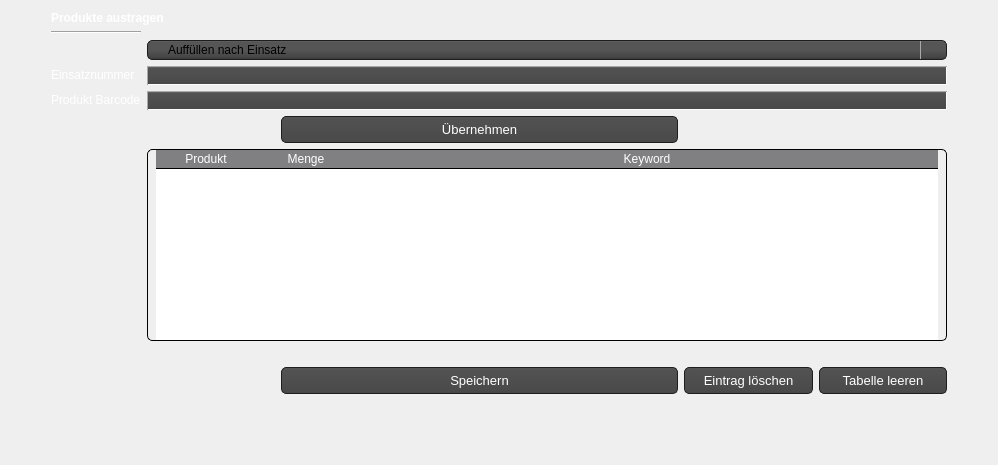
      <widget class="QWidget" name="tab_3">
       <attribute name="title">
        <string>Lagerverwaltung</string>
       </attribute>
       <layout class="QGridLayout" name="gridLayout_13">
        <item row="1" column="0">
         <spacer name="verticalSpacer_3">
          <property name="orientation">
           <enum>Qt::Vertical</enum>
          </property>
          <property name="sizeHint" stdset="0">
           <size>
            <width>20</width>
            <height>40</height>
           </size>
          </property>
         </spacer>
        </item>
        <item row="0" column="0">
         <layout class="QGridLayout" name="gridLayout_10">
          <item row="1" column="1">
           <layout class="QGridLayout" name="gridLayout_4">
            <item row="4" column="0">
             <widget class="QLabel" name="label_einsatznummer">
              <property name="text">
               <string>&lt;html&gt;&lt;head/&gt;&lt;body&gt;&lt;p&gt;&lt;span style=&quot; color:#ffffff;&quot;&gt;Einsatznummer&lt;/span&gt;&lt;/p&gt;&lt;/body&gt;&lt;/html&gt;</string>
              </property>
             </widget>
            </item>
            <item row="5" column="0">
             <widget class="QLabel" name="label_13">
              <property name="text">
               <string>&lt;html&gt;&lt;head/&gt;&lt;body&gt;&lt;p&gt;&lt;span style=&quot; color:#ffffff;&quot;&gt;Produkt Barcode&lt;/span&gt;&lt;/p&gt;&lt;/body&gt;&lt;/html&gt;</string>
              </property>
             </widget>
            </item>
            <item row="3" column="1" colspan="6">
             <widget class="QComboBox" name="combobox_stock">
              <property name="styleSheet">
               <string notr="true">QComboBox
{
    subcontrol-origin: padding;
    subcontrol-position: top right;
    selection-background-color: #111;
    selection-color: white;

    background-color: #464646;
    border-style: solid;
    border: 1px solid #1e1e1e;
    border-radius: 5;
    padding: 1px 0px 1px 20px;
}


QComboBox:hover, QPushButton:hover
{
    border: 1px solid teal;

}

QComboBox:editable {
    background: red;
    color: white;
}

QComboBox:on
{
    padding-top: 0px;
    padding-left: 0px;

    background-color: QLinearGradient( x1: 0, y1: 0, x2: 0, y2: 1, stop: 0 #2d2d2d, stop: 0.1 #2b2b2b, stop: 0.5 #292929, stop: 0.9 #282828, stop: 1 #252525);
    selection-background-color: rgb(67, 131, 202);
}

QComboBox:!on
{

    background-color: QLinearGradient( x1: 0, y1: 0, x2: 0, y2: 1, stop: 0 #666, stop: 0.1 #555, stop: 0.5 #555, stop: 0.9 #444, stop: 1 #333);
}

QComboBox QAbstractItemView
{
    border: 2px solid darkgray;
    color: black;
    selection-background-color: QLinearGradient( x1: 0, y1: 0, x2: 0, y2: 1, stop: 0 #111, stop: 1 #333);
}

QComboBox::drop-down
{
     subcontrol-origin: padding;
     subcontrol-position: top right;
     width: 15px;

     border-left-width: 1px;
     border-left-color: darkgray;
     border-left-style: solid; /* just a single line */
     border-top-right-radius: 3px; /* same radius as the QComboBox */
     border-bottom-right-radius: 3px;
     padding-left: 10px;
 }


</string>
              </property>
              <item>
               <property name="text">
                <string>Auffüllen nach Einsatz</string>
               </property>
              </item>
              <item>
               <property name="text">
                <string>Auffüllen wegen Fehlbestand</string>
               </property>
              </item>
              <item>
               <property name="text">
                <string>Falsch Entnahme - wieder zurück geben</string>
               </property>
              </item>
             </widget>
            </item>
            <item row="0" column="0" colspan="5">
             <widget class="QLabel" name="label_9">
              <property name="font">
               <font>
                <weight>75</weight>
                <bold>true</bold>
               </font>
              </property>
              <property name="text">
               <string>&lt;html&gt;&lt;head/&gt;&lt;body&gt;&lt;p&gt;&lt;span style=&quot; color:#ffffff;&quot;&gt;Produkte austragen&lt;/span&gt;&lt;/p&gt;&lt;/body&gt;&lt;/html&gt;</string>
              </property>
             </widget>
            </item>
            <item row="4" column="1" colspan="6">
             <widget class="QLineEdit" name="stock_textfield_mission">
              <property name="styleSheet">
               <string notr="true">QLineEdit{ background-color: QLinearGradient( x1: 0, y1: 0, x2: 0, y2: 1, stop: 0 #929394, stop: 0.1 #525252, stop: 0.5 #4e4e4e, stop: 0.9 #4a4a4a, stop: 1 #464646);
border: 1px inset darkgrey;
border-radius: 10px;
padding: 0 8px;
selection-background-color: darkgray;
font-size: 13px;
color: white;
}
QLineEdit:focus { background-color: QLinearGradient( x1: 0, y1: 0, x2: 0, y2: 1, stop: 0 #ffffff, stop: 0.1 #bababa, stop: 0.5 #919191, stop: 0.9 #7a7a7a, stop: 1 #5b5b5b);}
</string>
              </property>
             </widget>
            </item>
            <item row="11" column="0">
             <widget class="QLabel" name="label_11">
              <property name="text">
               <string/>
              </property>
             </widget>
            </item>
            <item row="7" column="1" colspan="6">
             <widget class="QTableWidget" name="stock_table">
              <property name="minimumSize">
               <size>
                <width>800</width>
                <height>0</height>
               </size>
              </property>
              <property name="styleSheet">
               <string notr="true">QTableView {
border: 1px solid black;
border-radius: 5px;
padding: 0 8px;
font-size: 13px;
color: white;
gridline-color: #807F81;

}
QHeaderView::section{
border-style: none;
Color: white;
gridline-color: #807F81;
background-color: #807F81;
border-bottom: 1px solid black;
}
QTableView::item{


border-bottom : 1px solid black;
gridline-color: #807F81;
}</string>
              </property>
              <property name="horizontalScrollBarPolicy">
               <enum>Qt::ScrollBarAlwaysOff</enum>
              </property>
              <attribute name="horizontalHeaderCascadingSectionResizes">
               <bool>true</bool>
              </attribute>
              <attribute name="horizontalHeaderDefaultSectionSize">
               <number>100</number>
              </attribute>
              <attribute name="horizontalHeaderStretchLastSection">
               <bool>true</bool>
              </attribute>
              <attribute name="verticalHeaderVisible">
               <bool>false</bool>
              </attribute>
              <attribute name="verticalHeaderCascadingSectionResizes">
               <bool>true</bool>
              </attribute>
              <column>
               <property name="text">
                <string>Produkt</string>
               </property>
              </column>
              <column>
               <property name="text">
                <string>Menge</string>
               </property>
              </column>
              <column>
               <property name="text">
                <string>Keyword</string>
               </property>
              </column>
             </widget>
            </item>
            <item row="5" column="1" colspan="6">
             <widget class="QLineEdit" name="stock_textfield_product">
              <property name="styleSheet">
               <string notr="true">QLineEdit{ background-color: QLinearGradient( x1: 0, y1: 0, x2: 0, y2: 1, stop: 0 #929394, stop: 0.1 #525252, stop: 0.5 #4e4e4e, stop: 0.9 #4a4a4a, stop: 1 #464646);
border: 1px inset darkgrey;
border-radius: 10px;
padding: 0 8px;
selection-background-color: darkgray;
font-size: 13px;
color: white;
}
QLineEdit:focus { background-color: QLinearGradient( x1: 0, y1: 0, x2: 0, y2: 1, stop: 0 #ffffff, stop: 0.1 #bababa, stop: 0.5 #919191, stop: 0.9 #7a7a7a, stop: 1 #5b5b5b);}
</string>
              </property>
             </widget>
            </item>
            <item row="11" column="2">
             <widget class="QLabel" name="label_15">
              <property name="text">
               <string/>
              </property>
             </widget>
            </item>
            <item row="0" column="6">
             <widget class="QLabel" name="label_10">
              <property name="text">
               <string/>
              </property>
             </widget>
            </item>
            <item row="2" column="0">
             <widget class="Line" name="line_3">
              <property name="orientation">
               <enum>Qt::Horizontal</enum>
              </property>
             </widget>
            </item>
            <item row="10" column="2" colspan="3">
             <widget class="QPushButton" name="stock_save_btn">
              <property name="styleSheet">
               <string notr="true">QPushButton{
   background-color: QLinearGradient( x1: 0, y1: 0, x2: 0, y2: 1, stop: 0 #565656, stop: 0.1 #525252, stop: 0.5 #4e4e4e, stop: 0.9 #4a4a4a, stop: 1 #464646);
  	border-style: solid;
    border: 1px solid #1e1e1e;
    border-radius: 5;
    padding: 1px 0px 1px 20px;
    font: 13px;
    min-width: 10em;
    padding: 5px;
	color: white;
}
QPushButton:hover{
	background-color: QLinearGradient( x1: 0, y1: 0, x2: 0, y2: 1, stop: 0 #565656, stop: 0.1 #525252, stop: 0.5 #4e4e4e, stop: 0.9 #4a4a4a, stop: 1 #464646);
  	border-style: solid;
    border: 1px solid rgb(59, 204, 179);
    border-radius: 5;
    padding: 1px 0px 1px 20px;
    font: 13px;
    min-width: 10em;
    padding: 5px;
	color: white;
}
QPushButton:pressed {
background-color: rgb(130, 152, 152);
  	border-style: solid;
    border: 1px solid #1EFFFF;
    border-radius: 5;
    padding: 1px 0px 1px 20px;
    font: 13px;
    min-width: 10em;
    padding: 5px;
	color: white;

}</string>
              </property>
              <property name="text">
               <string>Speichern</string>
              </property>
             </widget>
            </item>
            <item row="6" column="2" colspan="3">
             <widget class="QPushButton" name="stock_accept_btn">
              <property name="styleSheet">
               <string notr="true">QPushButton{
   background-color: QLinearGradient( x1: 0, y1: 0, x2: 0, y2: 1, stop: 0 #565656, stop: 0.1 #525252, stop: 0.5 #4e4e4e, stop: 0.9 #4a4a4a, stop: 1 #464646);
  	border-style: solid;
    border: 1px solid #1e1e1e;
    border-radius: 5;
    padding: 1px 0px 1px 20px;
    font: 13px;
    min-width: 10em;
    padding: 5px;
	color: white;
}
QPushButton:hover{
	background-color: QLinearGradient( x1: 0, y1: 0, x2: 0, y2: 1, stop: 0 #565656, stop: 0.1 #525252, stop: 0.5 #4e4e4e, stop: 0.9 #4a4a4a, stop: 1 #464646);
  	border-style: solid;
    border: 1px solid rgb(59, 204, 179);
    border-radius: 5;
    padding: 1px 0px 1px 20px;
    font: 13px;
    min-width: 10em;
    padding: 5px;
	color: white;
}
QPushButton:pressed {
background-color: rgb(130, 152, 152);
  	border-style: solid;
    border: 1px solid #1EFFFF;
    border-radius: 5;
    padding: 1px 0px 1px 20px;
    font: 13px;
    min-width: 10em;
    padding: 5px;
	color: white;

}</string>
              </property>
              <property name="text">
               <string>Übernehmen</string>
              </property>
             </widget>
            </item>
            <item row="9" column="1" colspan="6">
             <widget class="QLabel" name="stock_error_label">
              <property name="text">
               <string/>
              </property>
              <property name="alignment">
               <set>Qt::AlignCenter</set>
              </property>
             </widget>
            </item>
            <item row="10" column="5">
             <widget class="QPushButton" name="delete_entry_btn">
              <property name="styleSheet">
               <string notr="true">QPushButton{
   background-color: QLinearGradient( x1: 0, y1: 0, x2: 0, y2: 1, stop: 0 #565656, stop: 0.1 #525252, stop: 0.5 #4e4e4e, stop: 0.9 #4a4a4a, stop: 1 #464646);
  	border-style: solid;
    border: 1px solid #1e1e1e;
    border-radius: 5;
    padding: 1px 0px 1px 20px;
    font: 13px;
    min-width: 10em;
    padding: 5px;
	color: white;
}
QPushButton:hover{
	background-color: QLinearGradient( x1: 0, y1: 0, x2: 0, y2: 1, stop: 0 #565656, stop: 0.1 #525252, stop: 0.5 #4e4e4e, stop: 0.9 #4a4a4a, stop: 1 #464646);
  	border-style: solid;
    border: 1px solid rgb(59, 204, 179);
    border-radius: 5;
    padding: 1px 0px 1px 20px;
    font: 13px;
    min-width: 10em;
    padding: 5px;
	color: white;
}
QPushButton:pressed {
background-color: rgb(130, 152, 152);
  	border-style: solid;
    border: 1px solid #1EFFFF;
    border-radius: 5;
    padding: 1px 0px 1px 20px;
    font: 13px;
    min-width: 10em;
    padding: 5px;
	color: white;

}</string>
              </property>
              <property name="text">
               <string>Eintrag löschen</string>
              </property>
             </widget>
            </item>
            <item row="10" column="6">
             <widget class="QPushButton" name="clear_table_btn">
              <property name="styleSheet">
               <string notr="true">QPushButton{
   background-color: QLinearGradient( x1: 0, y1: 0, x2: 0, y2: 1, stop: 0 #565656, stop: 0.1 #525252, stop: 0.5 #4e4e4e, stop: 0.9 #4a4a4a, stop: 1 #464646);
  	border-style: solid;
    border: 1px solid #1e1e1e;
    border-radius: 5;
    padding: 1px 0px 1px 20px;
    font: 13px;
    min-width: 10em;
    padding: 5px;
	color: white;
}
QPushButton:hover{
	background-color: QLinearGradient( x1: 0, y1: 0, x2: 0, y2: 1, stop: 0 #565656, stop: 0.1 #525252, stop: 0.5 #4e4e4e, stop: 0.9 #4a4a4a, stop: 1 #464646);
  	border-style: solid;
    border: 1px solid rgb(59, 204, 179);
    border-radius: 5;
    padding: 1px 0px 1px 20px;
    font: 13px;
    min-width: 10em;
    padding: 5px;
	color: white;
}
QPushButton:pressed {
background-color: rgb(130, 152, 152);
  	border-style: solid;
    border: 1px solid #1EFFFF;
    border-radius: 5;
    padding: 1px 0px 1px 20px;
    font: 13px;
    min-width: 10em;
    padding: 5px;
	color: white;

}
</string>
              </property>
              <property name="text">
               <string>Tabelle leeren</string>
              </property>
             </widget>
            </item>
           </layout>
          </item>
          <item row="1" column="0">
           <spacer name="horizontalSpacer_9">
            <property name="orientation">
             <enum>Qt::Horizontal</enum>
            </property>
            <property name="sizeHint" stdset="0">
             <size>
              <width>40</width>
              <height>20</height>
             </size>
            </property>
           </spacer>
          </item>
          <item row="1" column="2">
           <spacer name="horizontalSpacer_10">
            <property name="orientation">
             <enum>Qt::Horizontal</enum>
            </property>
            <property name="sizeHint" stdset="0">
             <size>
              <width>40</width>
              <height>20</height>
             </size>
            </property>
           </spacer>
          </item>
         </layout>
        </item>
       </layout>
      </widget>
